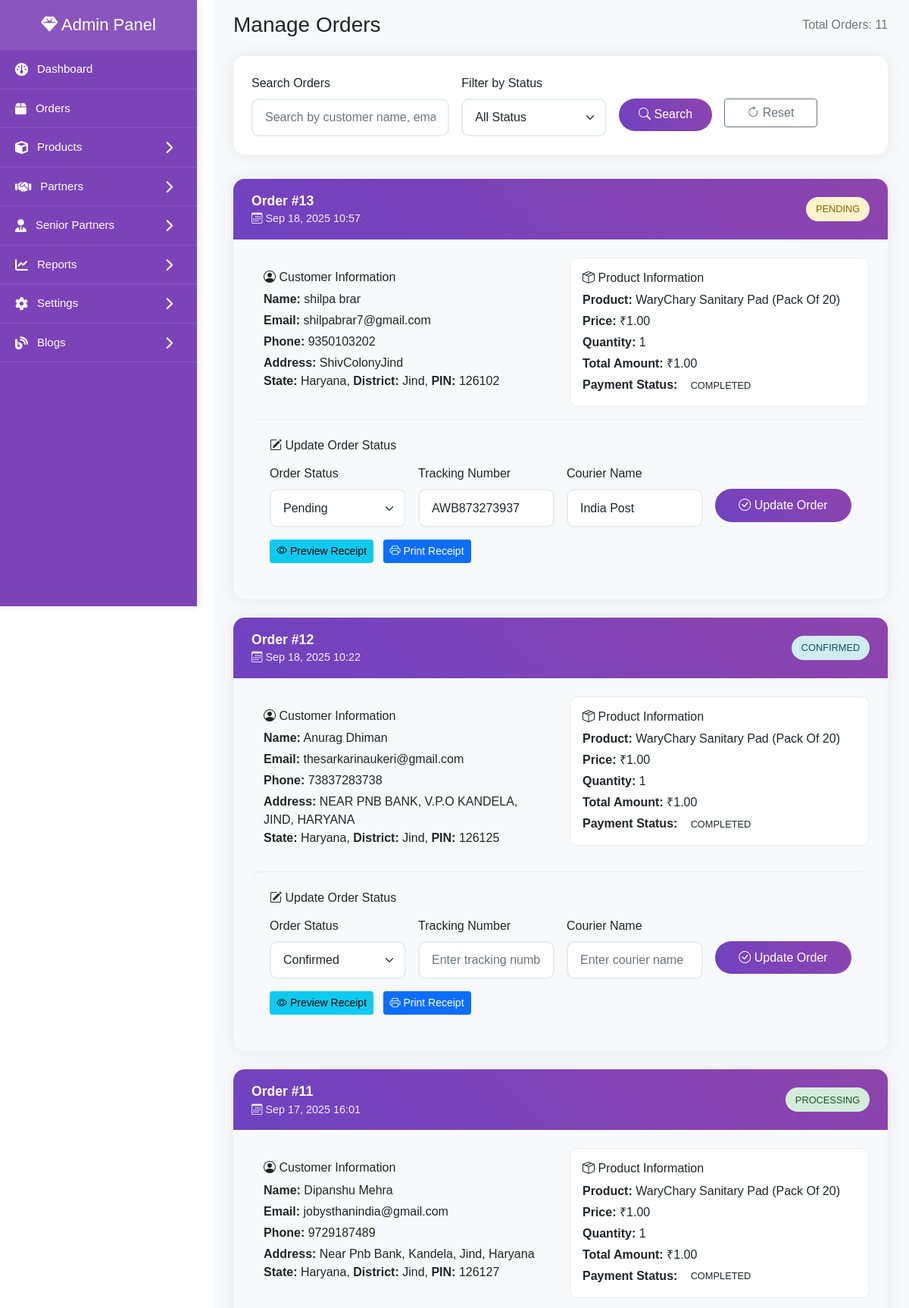
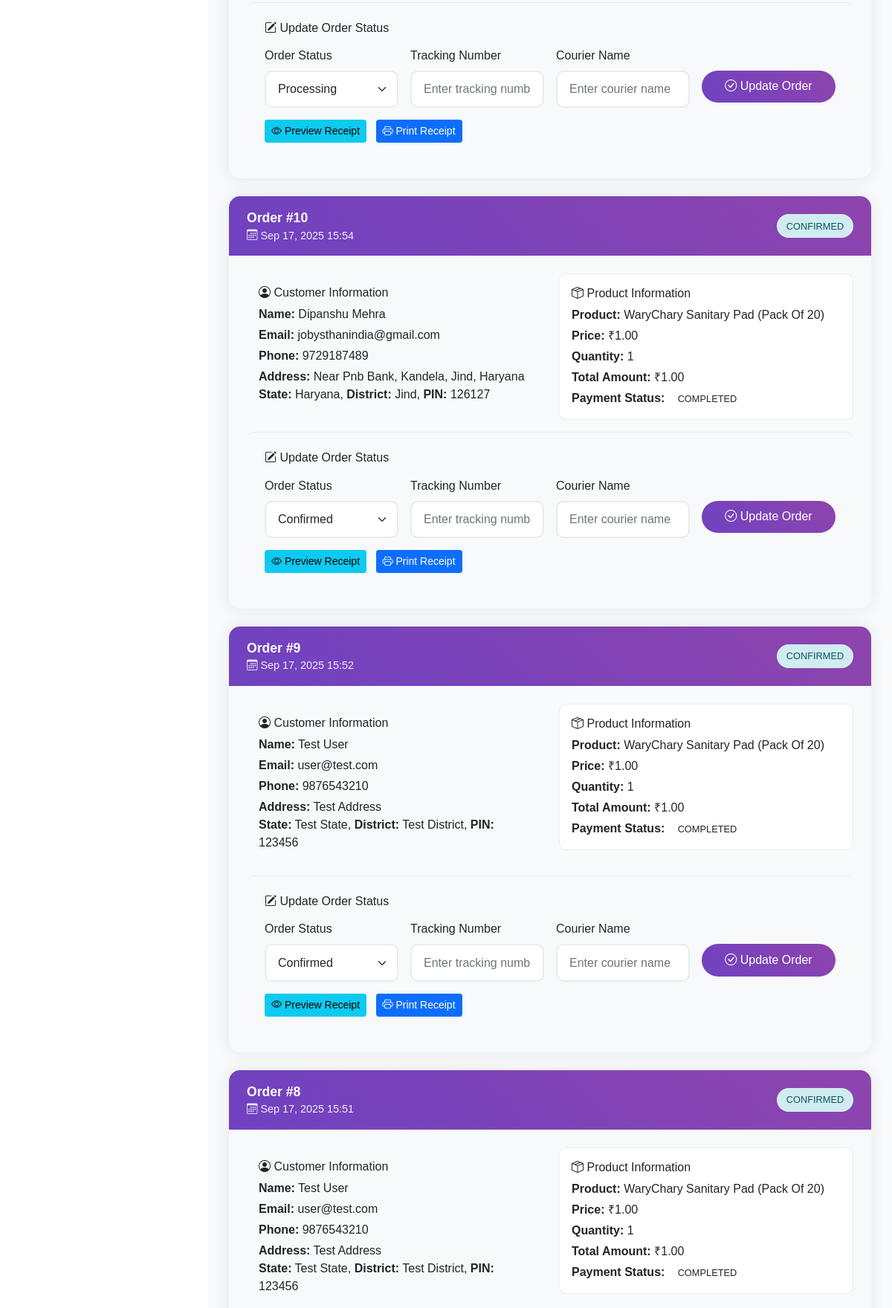
Page /admin/manage-orders.php (upper part) on the committed database (2 pictures, top to bottom).
### tables this page shows
CREATE TABLE IF NOT EXISTS `orders` (
  `id` int NOT NULL AUTO_INCREMENT,
  `user_id` int DEFAULT NULL,
  `guest_name` varchar(100) NOT NULL,
  `guest_email` varchar(100) NOT NULL,
  `guest_phone` varchar(20) NOT NULL,
  `guest_state` varchar(50) NOT NULL,
  `guest_district` varchar(50) DEFAULT NULL,
  `guest_pincode` varchar(10) NOT NULL,
  `guest_full_address` text NOT NULL,
  `product_id` int NOT NULL,
  `product_name` varchar(255) NOT NULL,
  `product_price` decimal(10,2) NOT NULL,
  `quantity` int DEFAULT '1',
  `total_amount` decimal(10,2) NOT NULL,
  `payment_id` varchar(255) DEFAULT NULL,
  `payment_status` enum('pending','completed','failed','refunded') DEFAULT 'pending',
  `order_status` enum('pending','confirmed','processing','shipped','delivered','cancelled') DEFAULT 'pending',
  `razorpay_order_id` varchar(255) DEFAULT NULL,
  `razorpay_payment_id` varchar(255) DEFAULT NULL,
  `razorpay_signature` varchar(255) DEFAULT NULL,
  `tracking_number` varchar(255) DEFAULT NULL COMMENT 'Tracking number provided by courier service',
  `courier_name` varchar(100) DEFAULT NULL COMMENT 'Name of the courier/shipping company',
  `created_at` timestamp NULL DEFAULT CURRENT_TIMESTAMP,
  `updated_at` timestamp NULL DEFAULT CURRENT_TIMESTAMP ON UPDATE CURRENT_TIMESTAMP,
  PRIMARY KEY (`id`),
  KEY `user_id` (`user_id`),
  KEY `product_id` (`product_id`),
  KEY `idx_tracking_number` (`tracking_number`(250)),
  KEY `idx_courier_name` (`courier_name`)
);

### admin/manage-orders.php (the view, shortened to what this page needs)
<?php
$database = new Database();
$db = $database->getConnection();
$page = isset($_GET['page']) ? (int)$_GET['page'] : 1;
$per_page = 10;
$offset = ($page - 1) * $per_page;
$search = isset($_GET['search']) ? $_GET['search'] : '';
$where_conditions = [];
$params = [];
$where_conditions[] = "payment_status = 'completed'";
$where_clause = "WHERE " . implode(" AND ", $where_conditions);
try {
    $count_query = "SELECT COUNT(*) FROM orders $where_clause";
    $count_stmt = $db->prepare($count_query);
    $count_stmt->execute($params);
    $total_orders = $count_stmt->fetchColumn();
    $query = "SELECT * FROM orders $where_clause ORDER BY created_at DESC LIMIT $per_page OFFSET $offset";
    $stmt = $db->prepare($query);
    $stmt->execute($params);
    $orders = $stmt->fetchAll(PDO::FETCH_ASSOC);
} catch (PDOException $e) {
    $error_message = "Error fetching orders: " . $e->getMessage();
    $orders = [];
}
?>
<!DOCTYPE html>
<html lang="en">
<head>
    <link href="https://cdn.jsdelivr.net/npm/bootstrap@5.1.3/dist/css/bootstrap.min.css" rel="stylesheet">
    <link href="https://cdn.jsdelivr.net/npm/bootstrap-icons@1.7.2/font/bootstrap-icons.css" rel="stylesheet">
    <link href="assets/css/admin-style.css" rel="stylesheet">
</head>
<body>
    <?php include 'sidebar.php'; ?>
    <div class="main-content">
        <div class="container-fluid">
            <div class="d-flex justify-content-between align-items-center mb-4">
                <h1 class="h3 mb-0">Manage Orders</h1>
                <div class="text-muted">
                    Total Orders: <?php echo $total_orders; ?>
                </div>
            </div>
            <div class="search-filters">
                <form method="GET" class="row g-3">
                    <div class="col-md-4">
                        <label for="search" class="form-label">Search Orders</label>
                        <input type="text" class="form-control" id="search" name="search"
                               placeholder="Search by customer name, email, or product..."
                               value="<?php echo htmlspecialchars($search); ?>">
                    </div>
                    <div class="col-md-3">
                        <label for="status" class="form-label">Filter by Status</label>
                        <select class="form-select" id="status" name="status">
                            <option value="">All Status</option>
                        </select>
                    </div>
                    <div class="col-md-2">
                        <label class="form-label">&nbsp;</label>
                        <button type="submit" class="btn btn-update d-block w-100">
                            <i class="bi bi-search"></i> Search
                        </button>
                    </div>
                    <div class="col-md-2">
                        <label class="form-label">&nbsp;</label>
                        <a href="manage-orders.php" class="btn btn-outline-secondary d-block w-100">
                            <i class="bi bi-arrow-clockwise"></i> Reset
                        </a>
                    </div>
                </form>
            </div>
            <?php if (empty($orders)): ?>
                <div class="text-center py-5">
                    <i class="bi bi-cart-x" style="font-size: 4rem; color: #6c757d;"></i>
                    <h4 class="mt-3 text-muted">No orders found</h4>
                    <p class="text-muted">Try adjusting your search criteria</p>
                </div>
            <?php else: ?>
                <?php foreach ($orders as $order): ?>
                    <div class="order-card">
                        <div class="order-header">
                            <div class="flex-grow-1">
                                <div class="order-id">Order #<?php echo $order['id']; ?></div>
                                <div class="order-date">
                                    <i class="bi bi-calendar3"></i>
                                    <?php echo date('M d, Y H:i', strtotime($order['created_at'])); ?>
                                </div>
                            </div>
                            <div class="status-badge status-<?php echo $order['order_status']; ?>">
                                <?php echo ucfirst($order['order_status']); ?>
                            </div>
                        </div>
                        <div class="order-details">
                            <div class="row">
                                <div class="col-md-6">
                                    <div class="customer-info">
                                        <h6 class="mb-2"><i class="bi bi-person-circle"></i> Customer Information</h6>
                                        <p class="mb-1"><strong>Name:</strong> <?php echo htmlspecialchars($order['guest_name']); ?></p>
                                        <p class="mb-1"><strong>Email:</strong> <?php echo htmlspecialchars($order['guest_email']); ?></p>
                                        <p class="mb-1"><strong>Phone:</strong> <?php echo htmlspecialchars($order['guest_phone']); ?></p>
                                        <p class="mb-0"><strong>Address:</strong> <?php echo htmlspecialchars($order['guest_full_address']); ?></p>
                                        <p class="mb-0"><strong>State:</strong> <?php echo htmlspecialchars($order['guest_state']); ?>,
                                        <strong>District:</strong> <?php echo htmlspecialchars($order['guest_district']); ?>,
                                        <strong>PIN:</strong> <?php echo htmlspecialchars($order['guest_pincode']); ?></p>
                                    </div>
                                </div>
                                <div class="col-md-6">
                                    <div class="product-info">
                                        <h6 class="mb-2"><i class="bi bi-box-seam"></i> Product Information</h6>
                                        <p class="mb-1"><strong>Product:</strong> <?php echo htmlspecialchars($order['product_name']); ?></p>
                                        <p class="mb-1"><strong>Price:</strong> ₹<?php echo number_format($order['product_price'], 2); ?></p>
                                        <p class="mb-1"><strong>Quantity:</strong> <?php echo $order['quantity']; ?></p>
                                        <p class="mb-1"><strong>Total Amount:</strong> ₹<?php echo number_format($order['total_amount'], 2); ?></p>
                                        <p class="mb-0"><strong>Payment Status:</strong>
                                            <span class="status-badge status-<?php echo $order['payment_status']; ?>">
                                                <?php echo ucfirst($order['payment_status']); ?>
                                            </span>
                                        </p>
                                    </div>
                                </div>
                            </div>
                            <div class="update-form">
                                <h6 class="mb-3"><i class="bi bi-pencil-square"></i> Update Order Status</h6>
                                <form method="POST" class="row g-3">
                                    <div class="col-md-3">
                                        <label for="order_status_<?php echo $order['id']; ?>" class="form-label">Order Status</label>
                                        <select class="form-select" name="order_status" id="order_status_<?php echo $order['id']; ?>" required>
                                            <option value="pending" <?php echo $order['order_status'] == 'pending' ? 'selected' : ''; ?>>Pending</option>
                                            <option value="confirmed" <?php echo $order['order_status'] == 'confirmed' ? 'selected' : ''; ?>>Confirmed</option>
                                            <option value="processing" <?php echo $order['order_status'] == 'processing' ? 'selected' : ''; ?>>Processing</option>
                                        </select>
                                    </div>
                                    <div class="col-md-3">
                                        <label for="tracking_number_<?php echo $order['id']; ?>" class="form-label">Tracking Number</label>
                                        <input type="text" class="form-control" name="tracking_number"
                                               id="tracking_number_<?php echo $order['id']; ?>"
                                               value="<?php echo htmlspecialchars($order['tracking_number'] ?? ''); ?>"
                                               placeholder="Enter tracking number">
                                    </div>
                                    <div class="col-md-3">
                                        <label for="courier_name_<?php echo $order['id']; ?>" class="form-label">Courier Name</label>
                                        <input type="text" class="form-control" name="courier_name"
                                               id="courier_name_<?php echo $order['id']; ?>"
                                               value="<?php echo htmlspecialchars($order['courier_name'] ?? ''); ?>"
                                               placeholder="Enter courier name">
                                    </div>
                                    <div class="col-md-3">
                                        <label class="form-label">&nbsp;</label>
                                        <button type="submit" name="update_order" class="btn btn-update d-block w-100">
                                            <i class="bi bi-check-circle"></i> Update Order
                                        </button>
                                    </div>
                                </form>
                                <div class="mt-3">
                                    <a href="print-receipt.php?order_id=<?php echo $order['id']; ?>&preview=true" class="btn btn-sm btn-info">
                                        <i class="bi bi-eye"></i> Preview Receipt
                                    </a>
                                    <a href="print-receipt.php?order_id=<?php echo $order['id']; ?>" class="btn btn-sm btn-primary ms-2">
                                        <i class="bi bi-printer"></i> Print Receipt
                                    </a>
                                </div>
                            </div>
                        </div>
                    </div>
                <?php endforeach; ?>
            <?php endif; ?>
        </div>
    </div>
</body>
</html>

### admin/assets/css/admin-style.css (style rules this page uses)
:root { --primary-color: #ffffff; --secondary-color: #7c43b9; --text-color: #000000; --gray-light: #f8f9fa; --gray-medium: #6c757d; --transition-speed: 0.3s; --sidebar-width: 280px; --sidebar-collapsed-width: 70px; }
.main-content { margin-left: var(--sidebar-width); padding: 1rem; transition: all var(--transition-speed); background-color: var(--gray-light); min-height: 100vh; }

### admin/manage-orders.php (style rules this page uses)
.order-card { border: none; box-shadow: 0 0 20px rgba(0,0,0,0.08); border-radius: 15px; margin-bottom: 1.5rem; transition: transform 0.3s ease; }
.order-header { background: linear-gradient(45deg, #6f42c1, #8e44ad); color: white; padding: 1rem 1.5rem; border-radius: 15px 15px 0 0; display: flex; justify-content: between; align-items: center; flex-wrap: wrap; }
.order-id { font-weight: 600; font-size: 1.1rem; }
.order-date { font-size: 0.9rem; opacity: 0.9; }
.status-badge { padding: 0.4rem 0.8rem; border-radius: 20px; font-size: 0.8rem; font-weight: 500; text-transform: uppercase; }
.status-pending { background-color: #fff3cd; color: #856404; }
.status-confirmed { background-color: #d1ecf1; color: #0c5460; }
.status-processing { background-color: #d4edda; color: #155724; }
.order-details { padding: 1.5rem; }
.customer-info { background-color: #f8f9fa; padding: 1rem; border-radius: 10px; margin-bottom: 1rem; }
.product-info { background-color: #fff; border: 1px solid #e9ecef; padding: 1rem; border-radius: 10px; margin-bottom: 1rem; }
.update-form { background-color: #f8f9fa; padding: 1.5rem; border-radius: 10px; border-top: 1px solid #e9ecef; }
.btn-update { background: linear-gradient(45deg, #6f42c1, #8e44ad); border: none; color: white; padding: 0.6rem 1.5rem; border-radius: 25px; font-weight: 500; transition: all 0.3s ease; }
.search-filters { background: white; padding: 1.5rem; border-radius: 15px; box-shadow: 0 0 20px rgba(0,0,0,0.08); margin-bottom: 2rem; }
.form-control, .form-select { border: 2px solid #e9ecef; border-radius: 10px; padding: 0.7rem 1rem; transition: all 0.3s ease; }

### admin/sidebar.php (style rules this page uses)
body { margin: 0; font-family: "Poppins", sans-serif; }

### rows in the picture
orders: id "13", created_at "Sep 18, 2025 10:57", order_status "PENDING", guest_name "shilpa brar", guest_email "shilpabrar7@gmail.com", guest_phone "9350103202", guest_full_address "ShivColonyJind", guest_state "Haryana", guest_district "Jind", guest_pincode "126102", product_name "WaryChary Sanitary Pad (Pack Of 20)", product_price "1.00", quantity "1", total_amount "1.00", payment_status "COMPLETED", order_status "Pending", tracking_number "AWB873273937", courier_name "India Post"
orders: id "12", created_at "Sep 18, 2025 10:22", order_status "CONFIRMED", guest_name "Anurag Dhiman", guest_email "thesarkarinaukeri@gmail.com", guest_phone "73837283738", guest_full_address "NEAR PNB BANK, V.P.O KANDELA, JIND, HARYANA", guest_state "Haryana", guest_district "Jind", guest_pincode "126125", product_name "WaryChary Sanitary Pad (Pack Of 20)", product_price "1.00", quantity "1", total_amount "1.00", payment_status "COMPLETED", order_status "Confirmed"
orders: id "11", created_at "Sep 17, 2025 16:01", order_status "PROCESSING", guest_name "Dipanshu Mehra", guest_email "jobysthanindia@gmail.com", guest_phone "9729187489", guest_full_address "Near Pnb Bank, Kandela, Jind, Haryana", guest_state "Haryana", guest_district "Jind", guest_pincode "126127", product_name "WaryChary Sanitary Pad (Pack Of 20)", product_price "1.00", quantity "1", total_amount "1.00", payment_status "COMPLETED", order_status "Processing"
orders: id "10", created_at "Sep 17, 2025 15:54", order_status "CONFIRMED", guest_name "Dipanshu Mehra", guest_email "jobysthanindia@gmail.com", guest_phone "9729187489", guest_full_address "Near Pnb Bank, Kandela, Jind, Haryana", guest_state "Haryana", guest_district "Jind", guest_pincode "126127", product_name "WaryChary Sanitary Pad (Pack Of 20)", product_price "1.00", quantity "1", total_amount "1.00", payment_status "COMPLETED", order_status "Confirmed"
orders: id "9", created_at "Sep 17, 2025 15:52", order_status "CONFIRMED", guest_name "Test User", guest_email "user@test.com", guest_phone "9876543210", guest_full_address "Test Address", guest_state "Test State", guest_district "Test District", guest_pincode "123456", product_name "WaryChary Sanitary Pad (Pack Of 20)", product_price "1.00", quantity "1", total_amount "1.00", payment_status "COMPLETED", order_status "Confirmed"
orders: id "8", created_at "Sep 17, 2025 15:51", order_status "CONFIRMED", guest_name "Test User", guest_email "user@test.com", guest_phone "9876543210", guest_full_address "Test Address", guest_state "Test State", guest_district "Test District", guest_pincode "123456", product_name "WaryChary Sanitary Pad (Pack Of 20)", product_price "1.00", quantity "1", total_amount "1.00", payment_status "COMPLETED"

### other values in the picture
$total_orders "11"
